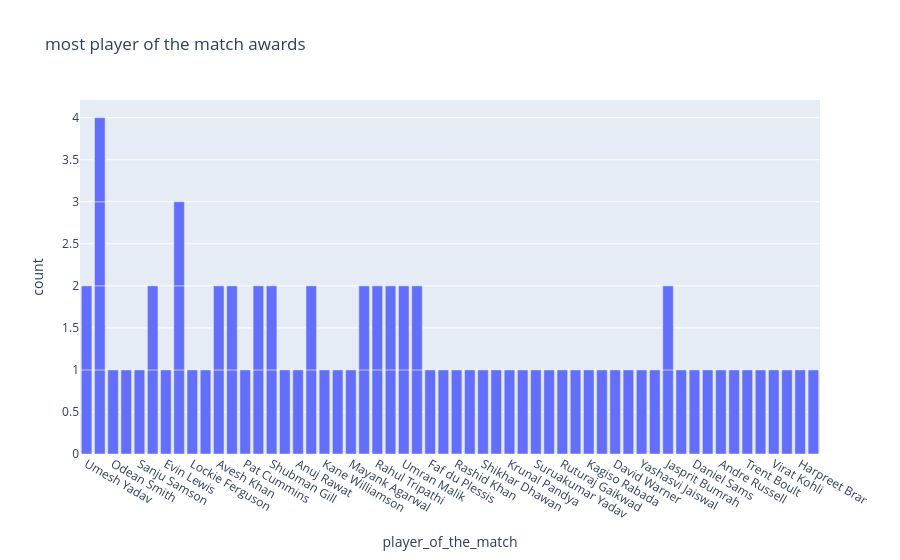

Notebook code cell kept with this figure:
### Code cell
figure=px.bar(data,x=data["player_of_the_match"],title="most player of the match awards")
figure.show()

### Figure 1 — Plotly figure (JSON) as saved in the notebook; plotly's stock layout.template omitted (floating-point values rounded to 4 significant figures)
{"data": [{"alignmentgroup": "True", "hovertemplate": "player_of_the_match=%{x}<br>count=%{y}<extra></extra>", "legendgroup": "", "marker": {"color": "#636efa", "pattern": {"shape": ""}}, "name": "", "offsetgroup": "", "orientation": "v", "showlegend": false, "textposition": "auto", "type": "bar", "x": ["Umesh Yadav", "Kuldeep Yadav", "Odean Smith", "Mohammed Shami", "Sanju Samson", "Wanindu Hasaranga", "Evin Lewis", "Umesh Yadav", "Jos Buttler", "Lockie Ferguson", "Liam Livingstone", "Avesh Khan", "Dinesh Karthik", "Pat Cummins", "Quinton de Kock", "Shubman Gill", "Abhishek Sharma", "Anuj Rawat", "Kuldeep Yadav", "Yuzvendra Chahal", "Kane Williamson", "Shivam Dube", "Mayank Agarwal", "Hardik Pandya", "Rahul Tripathi", "K L Rahul", "Dinesh Karthik", "Umran Malik", "David Miller", "Yuzvendra Chahal", "Faf du Plessis", "Kuldeep Yadav", "Mukesh Choudhary", "Jos Buttler", "Rashid Khan", "Marco Jansen", "K L Rahul", "Shikhar Dhawan", "Riyan Parag", "Umran Malik", "Kuldeep Yadav", "Krunal Pandya", "Rahul Tewatia", "Suruakumar Yadav", "Mohsin Khan", "Ruturaj Gaikwad", "Rinku Singh", "Kagiso Rabada", "Harshal Patel", "David Warner", "Tim David", "Yashasvi Jaiswal", "Avesh Khan", "Wanindu Hasaranga", "Devon Conway", "Jasprit Bumrah", "Shubman Gill", "Mitchell Marsh", "Daniel Sams", "Jonny Bairstow", "Andre Russell", "W. Saha", "Trent Boult", "Shardul Thakur", "Rahul Tripathi", "Quinton de Kock", "Virat Kohli", "R Aswin", "Jasprit Bumrah", "Harpreet Brar", "David Miller", "Rajat Patidar", "Jos Buttler", "Hardik Pandya"], "xaxis": "x", "y": [1, 1, 1, 1, 1, 1, 1, 1, 1, 1, 1, 1, 1, 1, 1, 1, 1, 1, 1, 1, 1, 1, 1, 1, 1, 1, 1, 1, 1, 1, 1, 1, 1, 1, 1, 1, 1, 1, 1, 1, 1, 1, 1, 1, 1, 1, 1, 1, 1, 1, 1, 1, 1, 1, 1, 1, 1, 1, 1, 1, 1, 1, 1, 1, 1, 1, 1, 1, 1, 1, 1, 1, 1, 1], "yaxis": "y"}], "layout": {"autosize": true, "barmode": "relative", "legend": {"tracegroupgap": 0}, "title": {"text": "most player of the match awards"}, "xaxis": {"anchor": "y", "autorange": true, "domain": [0, 1], "range": [-0.5, 55.5], "title": {"text": "player_of_the_match"}, "type": "category"}, "yaxis": {"anchor": "x", "autorange": true, "domain": [0, 1], "range": [0, 4.211], "title": {"text": "count"}, "type": "linear"}}}
